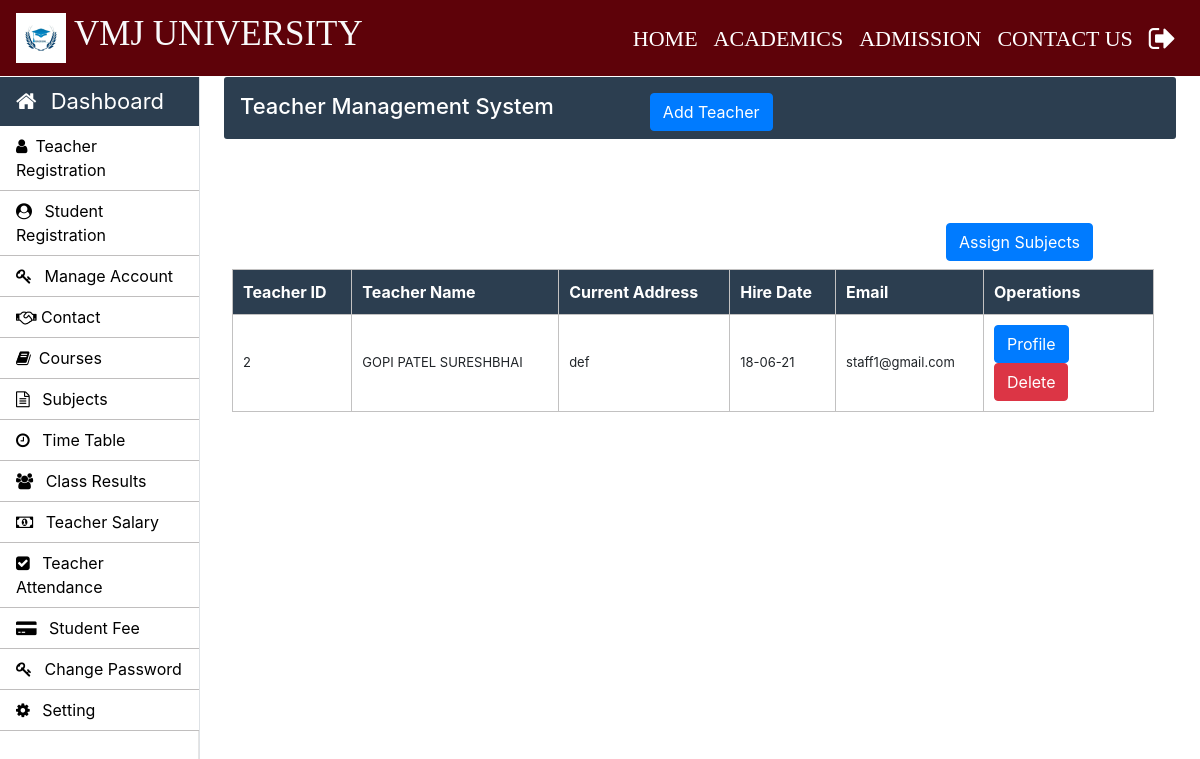
The app's page /admin/teacher.php (signed in), older data.
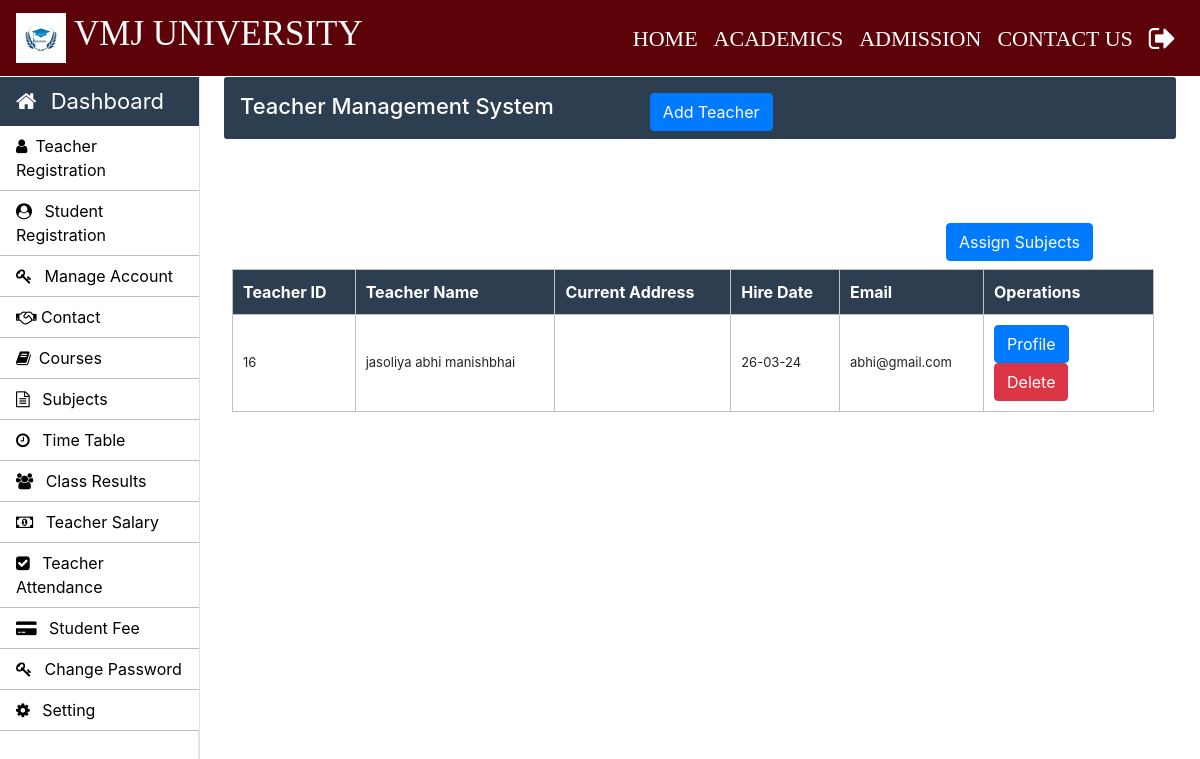
The same page, newer data.
### tables this page shows
CREATE TABLE IF NOT EXISTS `teacher_info` (
  `teacher_id` int NOT NULL AUTO_INCREMENT,
  `first_name` varchar(30) NOT NULL,
  `middle_name` varchar(30) NOT NULL,
  `last_name` varchar(30) NOT NULL,
  `father_name` varchar(50) NOT NULL,
  `email` varchar(30) NOT NULL,
  `phone_no` varchar(11) NOT NULL,
  `profile_image` blob NOT NULL,
  `teacher_status` varchar(10) NOT NULL,
  `application_status` varchar(10) NOT NULL,
  `cnic` varchar(15) NOT NULL,
  `dob` varchar(15) NOT NULL,
  `other_phone` int NOT NULL,
  `gender` varchar(10) NOT NULL,
  `permanent_address` varchar(100) NOT NULL,
  `current_address` varchar(100) NOT NULL,
  `place_of_birth` varchar(50) NOT NULL,
  `matric_complition_date` varchar(10) NOT NULL,
  `matric_awarded_date` varchar(10) NOT NULL,
  `matric_certificate` varchar(100) NOT NULL,
  `fa_complition_date` varchar(10) NOT NULL,
  `fa_awarded_date` varchar(10) NOT NULL,
  `fa_certificate` varchar(100) NOT NULL,
  `ba_complition_date` varchar(10) NOT NULL,
  `ba_awarded_date` varchar(10) NOT NULL,
  `ba_certificate` varchar(100) NOT NULL,
  `ma_complition_date` varchar(10) NOT NULL,
  `ma_awarded_date` varchar(100) NOT NULL,
  `ma_certificate` varchar(101) NOT NULL,
  `last_qualification` varchar(20) NOT NULL,
  `state` varchar(20) NOT NULL,
  `hire_date` varchar(10) NOT NULL,
  PRIMARY KEY (`teacher_id`)
);

### admin/teacher.php (the view, shortened to what this page needs)
<!doctype html>
<html lang="en">
<head>
</head>
<body>
    <?php include('../common/common-header.php') ?>
    <?php include('../common/admin-sidebar.php') ?>
    <main role="main" class="col-xl-10 col-lg-9 col-md-8 ml-sm-auto px-md-4 mb-2 w-100">
        <div class="sub-main">
            <div class="text-center d-flex flex-wrap flex-md-nowrap pt-3 pb-2 mb-3 text-white admin-dashboard pl-3">
                <div class="d-flex">
                    <h4 class="mr-5">Teacher Management System </h4>
                    <button type="button" class="btn btn-primary ml-5" data-toggle="modal"
                        data-target=".bd-example-modal-lg">Add Teacher</button>
                </div>
            </div>
            <div class="row w-100">
            </div>
            <div class="row w-100">
                <div class="col-md-12 ml-2">
                    <section class="mt-3">
                        <div class="row">
                            <div class="col-md-3 offset-9 pt-5 mb-2">
                                <button type="button" class="btn btn-primary" data-toggle="modal"
                                    data-target=".bd-example-modal-lg1">Assign Subjects</button>
                            </div>
                        </div>
                        <table class="w-100 table-elements mb-5 table-three-tr" cellpadding="10">
                            <tr class="table-tr-head table-three text-white">
                                <th>Teacher ID</th>
                                <th>Teacher Name</th>
                                <th>Current Address</th>
                                <th>Hire Date</th>
                                <th>Email</th>
                                <th>Operations</th>
                            </tr>
                            <?php
								$query="select teacher_id,first_name,middle_name,last_name,current_address,ma_certificate,hire_date,email from teacher_info";
								$run=mysqli_query($con,$query);
								while($row=mysqli_fetch_array($run)) {
									echo "<tr>";
									echo "<td>".$row["teacher_id"]."</td>";
									echo "<td>".$row["first_name"]." ".$row["middle_name"]." ".$row["last_name"]."</td>";
									echo "<td>".$row["current_address"]."</td>";
									echo "<td>".$row["hire_date"]."</td>";
									echo "<td>".$row["email"]."</td>";
									echo	"<td width='170'><a class='btn btn-primary' href=display-teacher.php?teacher_id=".$row['teacher_id'].">Profile</a>
                                    <a class='btn btn-danger' href=delete-function.php?teacher_id=".$row['teacher_id'].">Delete</a></td>";
									echo "</tr>";
								}
								?>
                        </table>
                    </section>
                </div>
            </div>
        </div>
    </main>
</body>
</html>

Row changes from the older to the newer data that the page shows:
removed teacher_info: teacher_id "2", first_name "GOPI", middle_name "PATEL", last_name "SURESHBHAI", current_address "def", hire_date "18-06-21", email "staff1@gmail.com"
added teacher_info: teacher_id "16", first_name "jasoliya", middle_name "abhi", last_name "manishbhai", hire_date "26-03-24", email "abhi@gmail.com"
